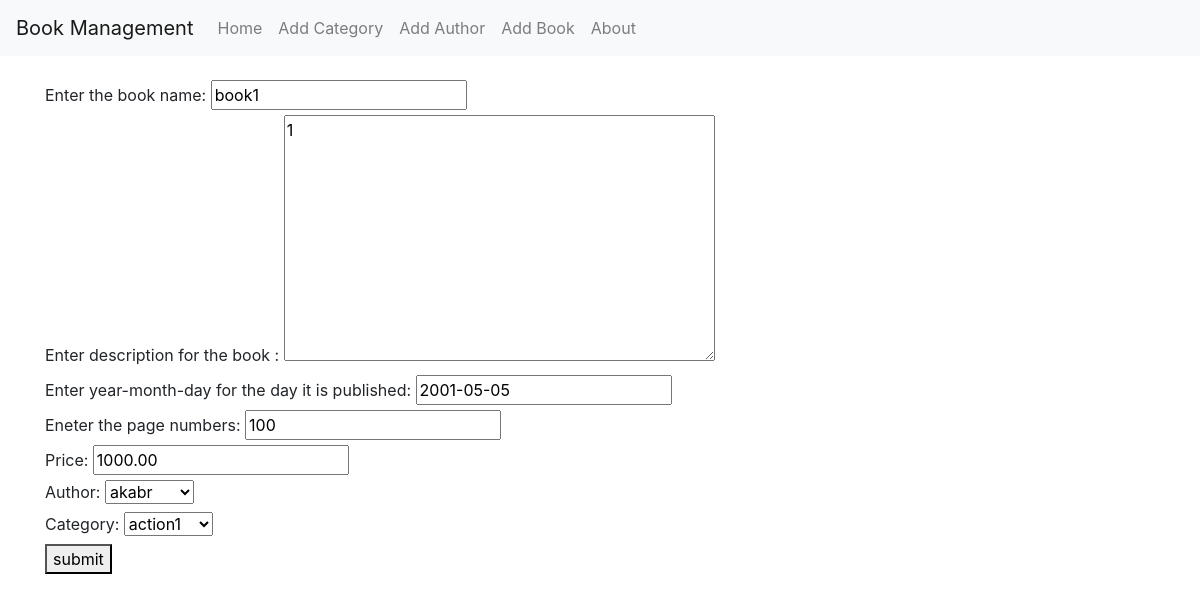
The app's page /edit_book/9/ with its own data.
### books_management/models.py (models this page shows, shortened)
class Book(models.Model):
    name = models.CharField(max_length=255)
    description = models.TextField()
    published_at = models.DateField()
    number_of_pages = models.PositiveIntegerField()
    price = models.DecimalField(max_digits=10, decimal_places=2, default=0)
    author = models.ForeignKey('Author',on_delete=models.CASCADE,null=True,blank=True)
    category = models.ForeignKey(Category, on_delete=models.SET_NULL,null=True)

class Author(models.Model):
    GENDER_CHOICES = [
        ("M", 'Male'),
        ("F", 'Female'),
        ("O", 'Other')
    ]
    name = models.CharField(max_length=255)
    birth_date = models.DateField()
    gender  = models.CharField(max_length=1,choices=GENDER_CHOICES,default='M')
    def __str__(self) -> str:
        return self.name

class Category(models.Model):
    name = models.CharField(max_length=255)
    def __str__(self) -> str:
        return self.name

### books_management/views.py (the view)
# urls.py: path('edit_book/<int:book_id>/', views.edit_book, name='edit_book'),
def edit_book(request, book_id):
    book = get_object_or_404(Book, id=book_id)
    if request.method == 'POST':
        edit_book_form = AddBooksForm(request.POST, instance=book)
        if edit_book_form.is_valid():
            edit_book_form.save()
            return redirect('homepage')
    else:
        edit_book_form = AddBooksForm(instance=book)
    return render(request,"edit_book.html",context={"edit_book_form": edit_book_form, 'book': book})

### books_management/forms.py
class AddBooksForm(forms.ModelForm):
      class Meta:
            model = Book
            fields = '__all__'
            labels = {'name': 'Enter the book name', 'description': 'Enter description for the book ','published_at':'Enter year-month-day for the day it is published', 'number_of_pages' : "Eneter the page numbers"}

### books_management/templates/edit_book.html (shortened to what this page needs)
{% extends "base.html" %}
{% block content %}
<form method="post" enctype="multipart/form-data">
    {{ edit_book_form }}
    <button type="submit" class="submit-btn">submit</button>
</form>
{% endblock %}

### records on screen
Book: name "book1", description "1", published_at "2001-05-05", number_of_pages "100", price "1000.00", author "akabr", category "action1"
